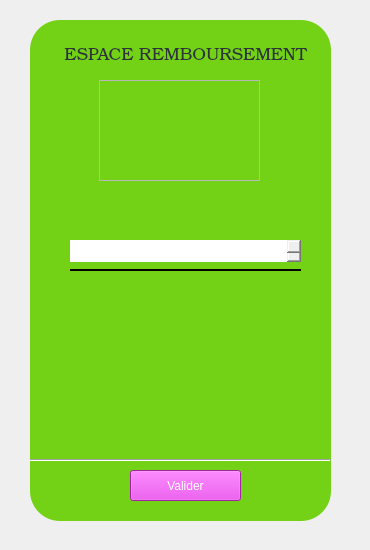
       <widget class="QWidget" name="espace_remboursement">
        <widget class="QPlainTextEdit" name="affichage_carte_13">
         <property name="geometry">
          <rect>
           <x>30</x>
           <y>20</y>
           <width>301</width>
           <height>501</height>
          </rect>
         </property>
         <property name="styleSheet">
          <string notr="true">background-color: rgb(115, 210, 22);
border-radius:30px;</string>
         </property>
         <property name="backgroundVisible">
          <bool>false</bool>
         </property>
         <property name="centerOnScroll">
          <bool>false</bool>
         </property>
        </widget>
        <widget class="Line" name="line_12">
         <property name="geometry">
          <rect>
           <x>30</x>
           <y>450</y>
           <width>301</width>
           <height>20</height>
          </rect>
         </property>
         <property name="orientation">
          <enum>Qt::Horizontal</enum>
         </property>
        </widget>
        <widget class="QLabel" name="titre_espace_remboursement">
         <property name="geometry">
          <rect>
           <x>60</x>
           <y>40</y>
           <width>251</width>
           <height>31</height>
          </rect>
         </property>
         <property name="font">
          <font>
           <family>URW Bookman L</family>
           <pointsize>13</pointsize>
           <weight>8</weight>
           <italic>false</italic>
           <bold>false</bold>
          </font>
         </property>
         <property name="styleSheet">
          <string notr="true">color: rgb(46, 52, 54);
background-image: url(:/images/backg.jpg);
font: 70 13pt &quot;URW Bookman L&quot;;
border-radius:10px;</string>
         </property>
         <property name="text">
          <string>ESPACE REMBOURSEMENT</string>
         </property>
         <property name="alignment">
          <set>Qt::AlignCenter</set>
         </property>
        </widget>
        <widget class="QFrame" name="image_remboursement">
         <property name="geometry">
          <rect>
           <x>99</x>
           <y>80</y>
           <width>161</width>
           <height>101</height>
          </rect>
         </property>
         <property name="styleSheet">
          <string notr="true">border-image: url(:/images/img_remboursement.jpg);
</string>
         </property>
         <property name="frameShape">
          <enum>QFrame::StyledPanel</enum>
         </property>
         <property name="frameShadow">
          <enum>QFrame::Raised</enum>
         </property>
        </widget>
        <widget class="QPlainTextEdit" name="somme_de_remboursement">
         <property name="geometry">
          <rect>
           <x>70</x>
           <y>240</y>
           <width>231</width>
           <height>31</height>
          </rect>
         </property>
         <property name="styleSheet">
          <string notr="true">background-color: rgbb(0, 0, 0, 0);
border: none;
border-bottom: 2px solid black;
color: white;
padding-bottom: 7px;</string>
         </property>
         <property name="placeholderText">
          <string>Entrez la somme a rembourser</string>
         </property>
        </widget>
        <widget class="QPushButton" name="valider_le_remboursement">
         <property name="geometry">
          <rect>
           <x>130</x>
           <y>470</y>
           <width>111</width>
           <height>31</height>
          </rect>
         </property>
         <property name="styleSheet">
          <string notr="true">font: 13pt &quot;Ubuntu&quot;;
color: white;
background-color: rgb(224, 52, 226);
</string>
         </property>
         <property name="text">
          <string>Valider</string>
         </property>
        </widget>
        <widget class="QLabel" name="label_error_remb">
         <property name="geometry">
          <rect>
           <x>70</x>
           <y>190</y>
           <width>211</width>
           <height>41</height>
          </rect>
         </property>
         <property name="styleSheet">
          <string notr="true">color: rgb(164, 0, 0);</string>
         </property>
         <property name="text">
          <string/>
         </property>
        </widget>
        <widget class="QLabel" name="label_24">
         <property name="geometry">
          <rect>
           <x>0</x>
           <y>0</y>
           <width>361</width>
           <height>541</height>
          </rect>
         </property>
         <property name="styleSheet">
          <string notr="true">background-image: url(:/images/backg.jpg);</string>
         </property>
         <property name="text">
          <string/>
         </property>
        </widget>
        <zorder>label_24</zorder>
        <zorder>affichage_carte_13</zorder>
        <zorder>line_12</zorder>
        <zorder>titre_espace_remboursement</zorder>
        <zorder>image_remboursement</zorder>
        <zorder>somme_de_remboursement</zorder>
        <zorder>valider_le_remboursement</zorder>
        <zorder>label_error_remb</zorder>
       </widget>
